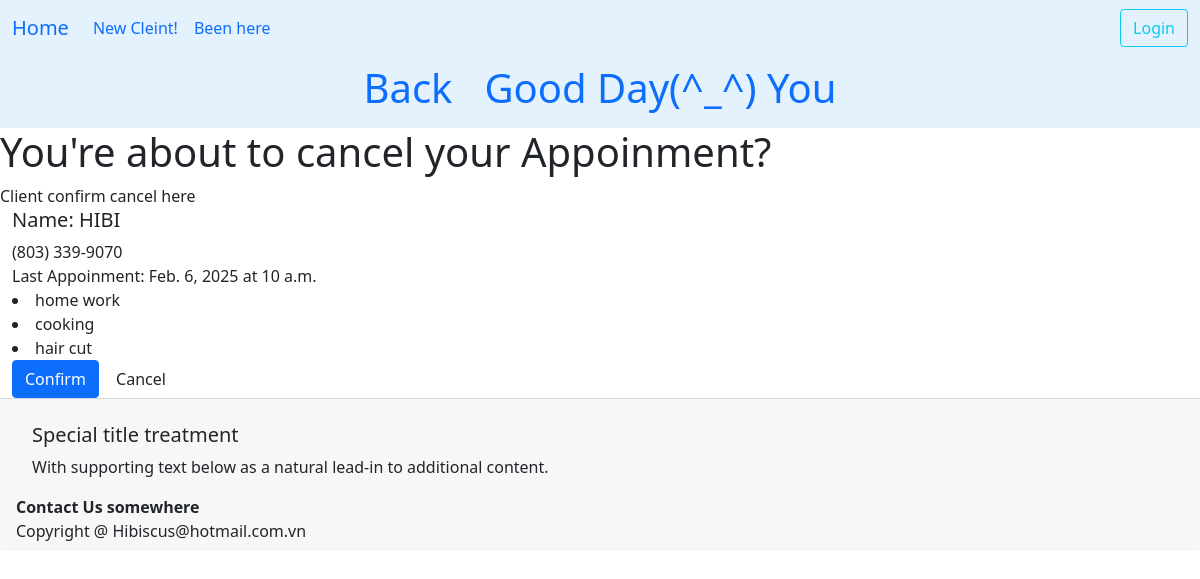
The page /dathen/cancel_confirm/4/ on the database as committed earlier.
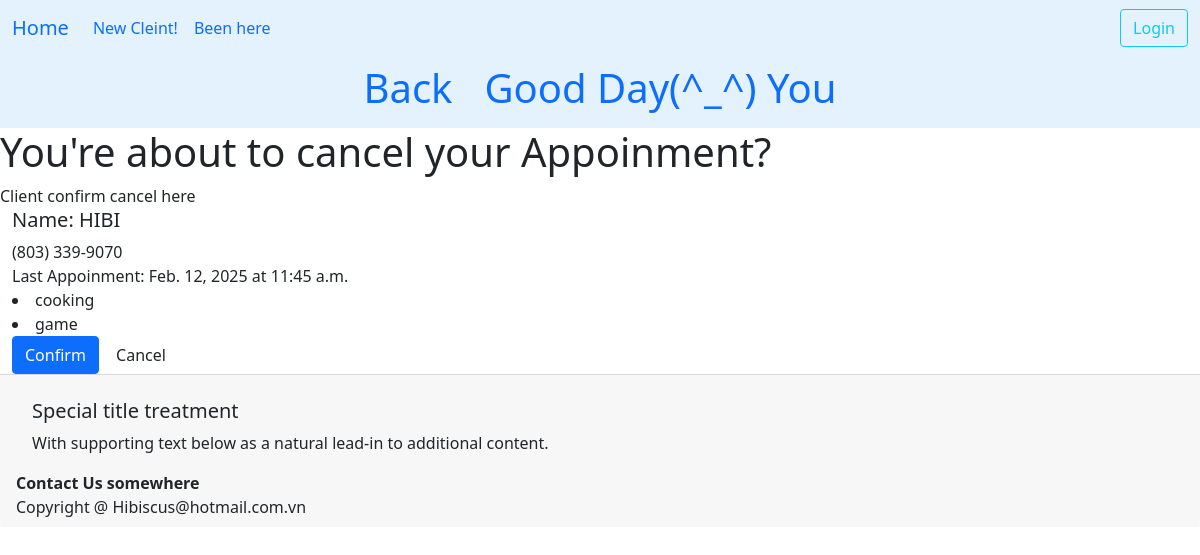
The same page on the database as committed later.
### ledger/models.py (models this page shows, shortened)
class Khach(models.Model):
    class Status(models.TextChoices):
        online = "Confirmed"
        anyone = "Anyone"
        cancel = "Cancel"
    full_name = models.CharField(max_length=25)
    phone = PhoneNumberField()
    email = models.EmailField(max_length=40, null=True, blank=True, help_text="Enter your email for booking confirmations.")
    technician = models.ForeignKey(Technician, on_delete=models.SET_NULL, null=True, blank=True, related_name='khachs')
    points = models.PositiveIntegerField(default=0)
    first_comes = models.DateTimeField(editable=False,auto_now_add=True)
    desc = models.TextField(max_length=250,blank=True, null=True)
    services = models.ManyToManyField("Service", blank=True, related_name="khachs")
    status = models.CharField(choices=Status.choices, max_length=20, default=Status.online, help_text="Choose anyone as an alternate!")
    day_comes = models.DateField()
    time_at = models.TimeField()
    tags = TaggableManager()
    birthday = models.DateField(null=True, blank=True)
    history = HistoricalRecords()
    class Meta:
        unique_together = ('full_name','phone',)
        ordering = ['full_name','-day_comes']

class Service(models.Model):
    service = models.CharField(max_length=30)
    price = models.FloatField()
    time_perform = models.DurationField(default=timezone.timedelta(minutes=45))
    description = models.CharField(max_length=800, null=True, blank=True)
    owner = models.ForeignKey(settings.AUTH_USER_MODEL, on_delete=models.CASCADE)
    class Meta:
        unique_together = ('service','price')
        ordering = ['price']

### datHen/views.py (the view, shortened to what this page needs)
# urls.py: path("cancel_confirm/<int:pk>/", views.CancelViewConfirm.as_view(), name='cancel_confirm' )
class CancelViewConfirm(View):
    template = "datHen/confirm_cancel.html"
    success_url = reverse_lazy('datHen:find_client')
    def get(self, request, pk):
        client = get_object_or_404(Khach, id=pk)
        context = {
            'client': client
        }
        return render(request, self.template, context)

### datHen/templates/datHen/confirm_cancel.html (shortened to what this page needs)
{% extends 'base.html' %}
{% load crispy_forms_tags %}
{% block nutChinh %}
<a class="nav-link" href="{% url 'datHen:listHen' %}"><h1 class='title'>Back</h1></a>
{% endblock nutChinh %}
{% block headding %}
    <h1 class='title'>You're about to cancel your Appoinment?</h1>
    <div>
        Client confirm cancel here
    </div>
{% endblock headding %}
{% block content %}
<div>
    {% if client %}
    <h5>Name: {{ client.full_name }} </h5><span>{{ client.phone }}</span>
    <div>
        Last Appoinment:
        {{ client.day_comes }} at {{ client.time_at }}
    </div>
    <div>
        {% for service in client.services.all %}
        <li> {{ service.service }} </a></li>
        {% endfor %}
    </div>
    {% endif %}
</div>
<form action='' method='post'>
    <div class="table-responsive">
        <input type='submit' value='Confirm' class="btn btn-primary" role="button">
        <input type='submit' onclick="window.location='{% url 'ledger:index' %}'; return false; " value='Cancel' class="btn btn-muted" role="button">
    </div>
</form>
{% endblock content %}
{% block footer %}
    <strong>Contact Us somewhere</strong>
{% endblock footer %}

Rows that differ between the two databases and show on the page:
no longer on this page (row unchanged): Service: service "home work"
no longer on this page (row edited): Service: service "hair cut"
changed Khach "HIBI": day_comes "Feb. 6, 2025" → "Feb. 12, 2025"; time_at "10 a.m." → "11:45 a.m."
now on this page (row unchanged): Service: service "game"
